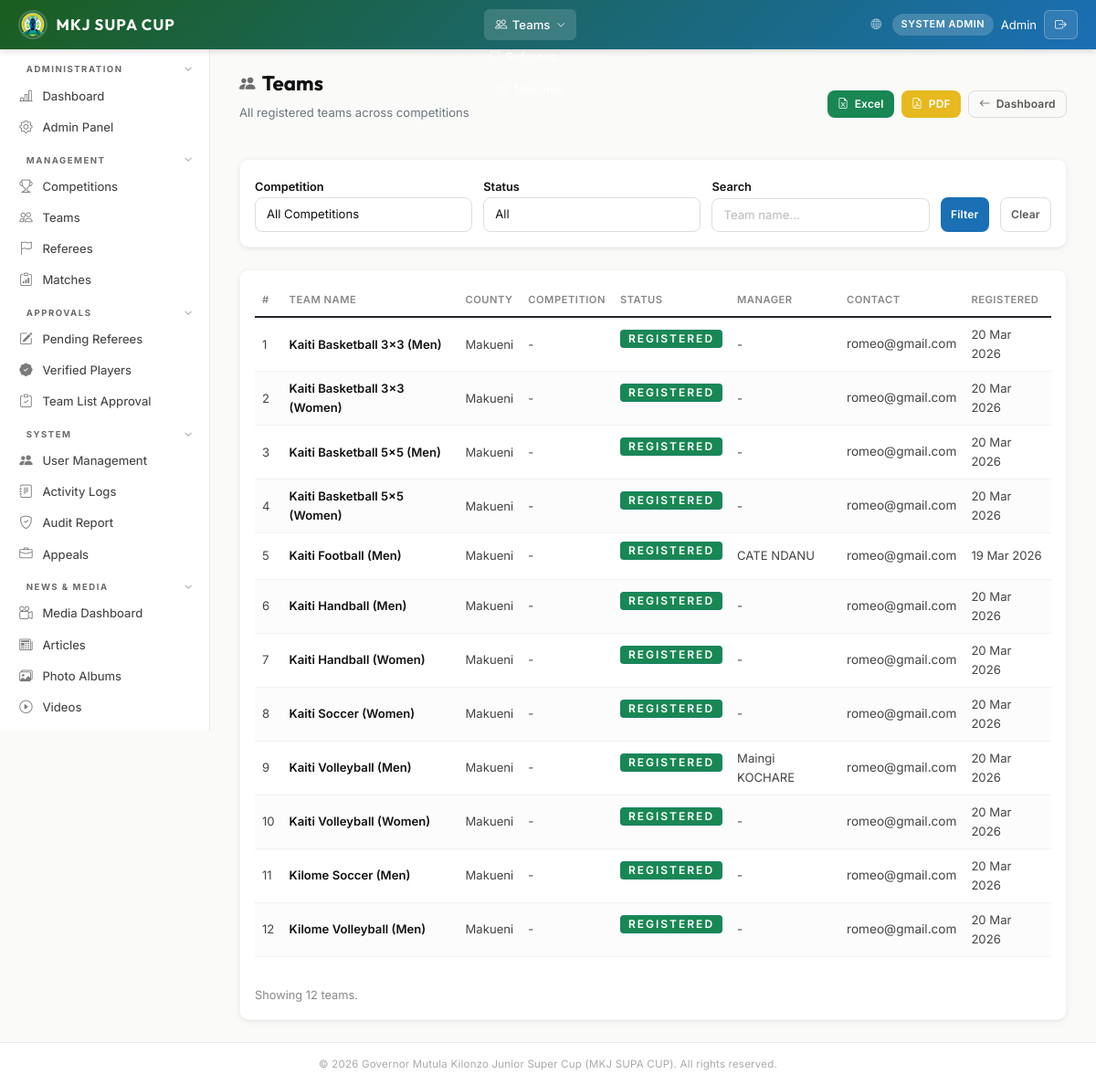
/portal/appeals/jury/teams/ (signed in), run on the app's committed database.
### accounts/models.py (models this page shows, shortened)
class User(AbstractBaseUser, PermissionsMixin):
    email       = models.EmailField(unique=True)
    first_name  = models.CharField(max_length=100)
    last_name   = models.CharField(max_length=100)
    phone       = models.CharField(max_length=13, validators=[kenya_phone_validator])
    role        = models.CharField(max_length=30, choices=UserRole.choices, default=UserRole.TEAM_MANAGER)
    county      = models.CharField(max_length=100, blank=True, help_text="Kenyan county")
    sub_county  = models.CharField(
        max_length=100, blank=True, default="",
        help_text="Sub-county or constituency assignment for sub-county sports officers",
    )
    profile_photo = models.ImageField(upload_to="profiles/", null=True, blank=True)
    is_active   = models.BooleanField(default=True)
    is_staff    = models.BooleanField(default=False)
    is_suspended = models.BooleanField(default=False, help_text="Admin-suspended account")
    assigned_discipline = models.CharField(
        max_length=30, blank=True, default="",
        help_text="Sport family or discipline this user manages (for Coordinator / Scout roles)",
    )
    must_change_password = models.BooleanField(
        default=False,
        help_text="When True the user must set a new password on next login.",
    )
    date_joined = models.DateTimeField(default=timezone.now)
    last_login  = models.DateTimeField(null=True, blank=True)
    objects = UserManager()
    USERNAME_FIELD  = "email"
    REQUIRED_FIELDS = ["first_name", "last_name"]
    class Meta:
        verbose_name      = "User"
        verbose_name_plural = "Users"
        ordering = ["last_name", "first_name"]
    def get_full_name(self):
        return f"{self.first_name} {self.last_name}".strip()
    @property
    def is_admin(self): return self.role == UserRole.ADMIN or self.is_superuser

### teams/models.py (models this page shows, shortened)
class Team(models.Model):
    name        = models.CharField(max_length=200, unique=True)
    county      = models.ForeignKey(County, on_delete=models.CASCADE, related_name="teams", help_text="County this team represents")
    sub_county  = models.CharField(max_length=100, blank=True, default="", help_text="Sub-county or constituency this team represents")
    sport_type  = models.CharField(
        max_length=30, choices=SportType.choices, default=SportType.FOOTBALL_MEN,
        help_text="Sport this team competes in"
    )
    source_discipline = models.OneToOneField(
        "CountyDiscipline",
        on_delete=models.SET_NULL,
        null=True,
        blank=True,
        related_name="linked_team",
    )
    competition = models.ForeignKey(
        "competitions.Competition", on_delete=models.SET_NULL, null=True, blank=True,
        related_name="teams"
    )
    manager     = models.ForeignKey(
        settings.AUTH_USER_MODEL, on_delete=models.SET_NULL, null=True, blank=True,
        related_name="managed_teams"
    )
    status      = models.CharField(max_length=20, choices=TeamStatus.choices, default=TeamStatus.PENDING)
    badge       = models.ImageField(upload_to="team_badges/", null=True, blank=True)
    county_logo = models.ImageField(upload_to="county_logos/", null=True, blank=True, help_text="County government logo")
    home_outfield_colour = models.CharField(max_length=50, blank=True, help_text="Home outfield jersey colour")
    home_shorts_colour   = models.CharField(max_length=50, blank=True, help_text="Home shorts colour")
    home_socks_colour    = models.CharField(max_length=50, blank=True, help_text="Home socks colour")
    home_gk_colour       = models.CharField(max_length=50, blank=True, help_text="Home goalkeeper jersey colour")
    home_kit_image       = models.ImageField(upload_to="kits/home/", null=True, blank=True, help_text="Photo of home kit")
    away_outfield_colour = models.CharField(max_length=50, blank=True, help_text="Away outfield jersey colour")
    away_shorts_colour   = models.CharField(max_length=50, blank=True, help_text="Away shorts colour")
    away_socks_colour    = models.CharField(max_length=50, blank=True, help_text="Away socks colour")
    away_gk_colour       = models.CharField(max_length=50, blank=True, help_text="Away goalkeeper jersey colour")
    away_kit_image       = models.ImageField(upload_to="kits/away/", null=True, blank=True, help_text="Photo of away kit")
    third_outfield_colour = models.CharField(max_length=50, blank=True, help_text="Third outfield jersey colour")
    third_shorts_colour   = models.CharField(max_length=50, blank=True, help_text="Third shorts colour")
    third_socks_colour    = models.CharField(max_length=50, blank=True, help_text="Third socks colour")
    third_gk_colour       = models.CharField(max_length=50, blank=True, help_text="Third goalkeeper jersey colour")
    third_kit_image       = models.ImageField(upload_to="kits/third/", null=True, blank=True, help_text="Photo of third kit")
    home_colour = models.CharField(max_length=50, blank=True, help_text="Primary kit colour (legacy)")
    away_colour = models.CharField(max_length=50, blank=True)
    contact_phone = models.CharField(max_length=13, validators=[kenya_phone_validator])
    contact_email = models.EmailField(blank=True)
    payment_confirmed    = models.BooleanField(default=True, help_text="Registration cleared for competition participation")
    payment_reference    = models.CharField(max_length=100, blank=True, help_text="M-Pesa or receipt reference")
    payment_amount       = models.DecimalField(max_digits=10, decimal_places=2, null=True, blank=True, help_text="Amount paid (KSh)")
    payment_confirmed_by = models.ForeignKey(
        settings.AUTH_USER_MODEL, on_delete=models.SET_NULL,
        null=True, blank=True, related_name="payment_confirmations",
    )
    payment_confirmed_at = models.DateTimeField(null=True, blank=True)
    registered_at = models.DateTimeField(auto_now_add=True)
    updated_at    = models.DateTimeField(auto_now=True)
    class Meta:
        ordering = ["county", "name"]

class County(models.Model):
    name = models.CharField(max_length=100, unique=True, help_text="County name (e.g., Nairobi, Mombasa)")
    code = models.CharField(max_length=10, unique=True, help_text="County code (e.g., NAI, MSA)")
    capital = models.CharField(max_length=100, blank=True, help_text="County capital/headquarters")
    sports_officer_name = models.CharField(max_length=200, blank=True, help_text="Sports officer full name")
    sports_officer_email = models.EmailField(blank=True, help_text="Sports officer email address")
    sports_officer_phone = models.CharField(max_length=13, blank=True, validators=[kenya_phone_validator], help_text="Sports officer phone number")
    alt_contact_name = models.CharField(max_length=200, blank=True, help_text="Alternative contact name")
    alt_contact_email = models.EmailField(blank=True, help_text="Alternative contact email")
    alt_contact_phone = models.CharField(max_length=13, blank=True, validators=[kenya_phone_validator], help_text="Alternative contact phone")
    office_address = models.TextField(blank=True, help_text="County sports office address")
    is_active = models.BooleanField(default=True, help_text="County is active and participating")
    created_at = models.DateTimeField(auto_now_add=True)
    updated_at = models.DateTimeField(auto_now=True)
    class Meta:
        ordering = ['name']
        verbose_name_plural = 'Counties'
    def __str__(self):
        return self.name

### appeals/jury_views.py (the view)
    def wrapper(request, *args, **kwargs):
        if not request.user.is_authenticated:
            return redirect("web_login")
        if request.user.role != UserRole.JURY_CHAIR and not request.user.is_admin:
            messages.error(request, "Only the Chair of the Jury can access this page.")
            return redirect("dashboard")
        return view_func(request, *args, **kwargs)

### appeals/jury_views.py (called while the page is built)
def jury_chair_required(view_func):
    def wrapper(request, *args, **kwargs):
        if not request.user.is_authenticated:
            return redirect("web_login")
        if request.user.role != UserRole.JURY_CHAIR and not request.user.is_admin:
            messages.error(request, "Only the Chair of the Jury can access this page.")
            return redirect("dashboard")
        return view_func(request, *args, **kwargs)
    return wrapper

### templates/jury/teams.html (shortened to what this page needs)
{% extends "base.html" %}
{% block content %}
<div class="page-header" style="display:flex; justify-content:space-between; align-items:center; flex-wrap:wrap; gap:1rem; margin-bottom:1.5rem;">
    <div>
        <h1><i class="bi bi-people-fill"></i> Teams</h1>
        <p class="text-muted">All registered teams across competitions</p>
    </div>
    <div style="display:flex; gap:.5rem; flex-wrap:wrap;">
        <a href="{% url 'jury_export_teams_excel' %}?{{ request.GET.urlencode }}" class="btn btn-success btn-sm"><i class="bi bi-file-earmark-excel"></i> Excel</a>
        <a href="{% url 'jury_export_teams_pdf' %}?{{ request.GET.urlencode }}" class="btn btn-danger btn-sm"><i class="bi bi-file-earmark-pdf"></i> PDF</a>
        <a href="{% url 'jury_dashboard' %}" class="btn btn-outline btn-sm"><i class="bi bi-arrow-left"></i> Dashboard</a>
    </div>
</div>
<div class="card" style="padding:1rem; margin-bottom:1.5rem;">
    <form method="get" style="display:flex; gap:.75rem; flex-wrap:wrap; align-items:end;">
        <div style="flex:1; min-width:180px;">
            <label style="font-size:.8rem; font-weight:600;">Competition</label>
            <select name="competition" class="form-control">
                <option value="">All Competitions</option>
            </select>
        </div>
        <div style="flex:1; min-width:140px;">
            <label style="font-size:.8rem; font-weight:600;">Status</label>
            <select name="status" class="form-control">
                <option value="">All</option>
            </select>
        </div>
        <div style="flex:1; min-width:180px;">
            <label style="font-size:.8rem; font-weight:600;">Search</label>
            <input type="text" name="search" value="{{ filters.search }}" class="form-control" placeholder="Team name…">
        </div>
        <button type="submit" class="btn btn-primary btn-sm" style="height:38px;">Filter</button>
        <a href="{% url 'jury_teams' %}" class="btn btn-outline btn-sm" style="height:38px; line-height:24px;">Clear</a>
    </form>
</div>
<div class="card" style="padding:1rem;">
    <div class="table-responsive">
        <table class="table">
            <thead>
                <tr>
                    <th>#</th>
                    <th>Team Name</th>
                    <th>County</th>
                    <th>Competition</th>
                    <th>Status</th>
                    <th>Manager</th>
                    <th>Contact</th>
                    <th>Registered</th>
                </tr>
            </thead>
            <tbody>
                {% for t in teams %}
                <tr>
                    <td>{{ forloop.counter }}</td>
                    <td><strong>{{ t.name }}</strong></td>
                    <td>{{ t.county|default:"-" }}</td>
                    <td>{{ t.competition.name|default:"-" }}</td>
                    <td>
                        <span class="badge {% if t.status == 'registered' %}bg-success{% elif t.status == 'suspended' %}bg-danger{% else %}bg-warning{% endif %}" style="padding:3px 8px; border-radius:4px; color:#fff; font-size:.75rem;">
                            {{ t.get_status_display }}
                        </span>
                    </td>
                    <td>{{ t.manager.get_full_name|default:"-" }}</td>
                    <td style="font-size:.85rem;">{{ t.contact_email|default:"-" }}</td>
                    <td>{{ t.registered_at|date:"d M Y"|default:"-" }}</td>
                </tr>
                {% empty %}
                <tr><td colspan="8" style="text-align:center; color:#888; padding:2rem;">No teams found.</td></tr>
                {% endfor %}
            </tbody>
        </table>
    </div>
    <p style="font-size:.8rem; color:#888; margin:.5rem 0 0;">Showing {{ teams|length }} team{{ teams|length|pluralize }}.</p>
</div>
{% endblock %}

### templates/base.html (shortened to what this page needs)
{% load static %}
<!DOCTYPE html>
<html lang="en">
<head>
    <link rel="stylesheet" href="https://cdn.jsdelivr.net/npm/bootstrap@5.1.3/dist/css/bootstrap.min.css">
    <link rel="stylesheet" href="{% static 'css/style.css' %}">
    <link rel="stylesheet" href="https://cdn.jsdelivr.net/npm/bootstrap-icons@1.11.3/font/bootstrap-icons.min.css">
</head>
<body>
    {% block body %}
    <nav class="navbar">
        <div style="display:flex;align-items:center;gap:0">
            <a href="{% url 'dashboard' %}" class="navbar-brand">
                <img src="{% static 'img/Makueni logo.png' %}" alt="Makueni County Logo">
                <span>MKJ SUPA CUP</span>
            </a>
        </div>
        <ul class="navbar-nav">
            {% if user.role == 'admin' or user.role == 'competition_manager' %}
            <li>
                <a href="{% url 'competitions_list' %}" class=""></a>
            </li>
            {% endif %}
            {% if user.role == 'admin' or user.role == 'competition_manager' or user.role == 'verification_officer' or user.role == 'team_manager' %}
            <li>
                <a href="{% url 'teams_list' %}" class="{% if 'team' in request.resolver_match.url_name %}active{% endif %}"><i class="bi bi-people"></i> Teams <i class="bi bi-chevron-down" style="font-size:.6rem;margin-left:.1rem"></i></a>
            </li>
            {% endif %}
            {% if user.role == 'admin' or user.role == 'coordinator' or user.role == 'referee' %}
            <li>
                <a href="{% url 'referees_list' %}" class=""><i class="bi bi-flag"></i> <i class="bi bi-chevron-down" style="font-size:.6rem;margin-left:.1rem"></i></a>
            </li>
            {% endif %}
            <li><a href="{% url 'matches_list' %}" class="{% if 'match' in request.resolver_match.url_name %}active{% endif %}"><i class="bi bi-clipboard-data"></i> Matches</a></li>
        </ul>
        <div class="navbar-user">
            <a href="{% url 'home' %}" style="color:rgba(255,255,255,.65);font-size:.72rem;margin-right:.25rem;"><i class="bi bi-globe"></i></a>
            <span class="role-badge">{{ user.get_role_display }}</span>
            <span style="font-size:.82rem">{{ user.first_name }}</span>
            <form method="post" action="{% url 'web_logout' %}" style="display:inline;">
                <button type="submit" class="btn-logout"><i class="bi bi-box-arrow-right"></i></button>
            </form>
        </div>
    </nav>
    <div class="layout">
        {% include 'includes/sidebar.html' %}
        <main class="main-content">
            {% block content %}{% endblock %}
        </main>
    </div>
    <footer class="footer">
        &copy; 2026 Governor Mutula Kilonzo Junior Super Cup (MKJ SUPA CUP). All rights reserved.
    </footer>
    {% endblock %}
</body>
</html>

### data on the page
User: role "SYSTEM ADMIN", first_name "Admin"
Team: name "Kaiti Basketball 3x3 (Men)", county "Makueni", competition.name "-", status "REGISTERED", manager.get_full_name "-", contact_email "romeo@gmail.com", registered_at "20 Mar 2026"
Team: name "Kaiti Basketball 3x3 (Women)", county "Makueni", competition.name "-", status "REGISTERED", manager.get_full_name "-", contact_email "romeo@gmail.com", registered_at "20 Mar 2026"
Team: name "Kaiti Basketball 5x5 (Men)", county "Makueni", competition.name "-", status "REGISTERED", manager.get_full_name "-", contact_email "romeo@gmail.com", registered_at "20 Mar 2026"
Team: name "Kaiti Basketball 5x5 (Women)", county "Makueni", competition.name "-", status "REGISTERED", manager.get_full_name "-", contact_email "romeo@gmail.com", registered_at "20 Mar 2026"
Team: name "Kaiti Football (Men)", county "Makueni", competition.name "-", status "REGISTERED", manager.get_full_name "CATE NDANU", contact_email "romeo@gmail.com", registered_at "19 Mar 2026"
Team: name "Kaiti Handball (Men)", county "Makueni", competition.name "-", status "REGISTERED", manager.get_full_name "-", contact_email "romeo@gmail.com", registered_at "20 Mar 2026"
Team: name "Kaiti Handball (Women)", county "Makueni", competition.name "-", status "REGISTERED", manager.get_full_name "-", contact_email "romeo@gmail.com", registered_at "20 Mar 2026"
Team: name "Kaiti Soccer (Women)", county "Makueni", competition.name "-", status "REGISTERED", manager.get_full_name "-", contact_email "romeo@gmail.com", registered_at "20 Mar 2026"
Team: name "Kaiti Volleyball (Men)", county "Makueni", competition.name "-", status "REGISTERED", manager.get_full_name "Maingi KOCHARE", contact_email "romeo@gmail.com", registered_at "20 Mar 2026"
Team: name "Kaiti Volleyball (Women)", county "Makueni", competition.name "-", status "REGISTERED", manager.get_full_name "-", contact_email "romeo@gmail.com", registered_at "20 Mar 2026"
Team: name "Kilome Soccer (Men)", county "Makueni", competition.name "-", status "REGISTERED", manager.get_full_name "-", contact_email "romeo@gmail.com", registered_at "20 Mar 2026"
Team: name "Kilome Volleyball (Men)", county "Makueni", competition.name "-", status "REGISTERED", manager.get_full_name "-", contact_email "romeo@gmail.com", registered_at "20 Mar 2026"

### other printed values
{{ teams|length }} "12"
